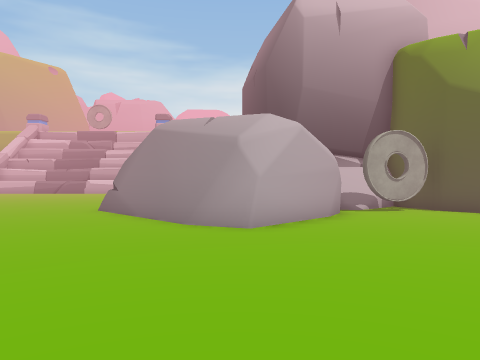
View 1 (above)

23 first-person views from a walk through a Unity game level. The camera is 1.3 m above the floor, looks level and sees 70° across. The floor is counted in squares, 1.48 m on a side. Each view is taken from the middle of a square. On the plan, view 1 faces up. The plan holds only what a view shows up to about 12 squares ahead; the rest is blank. The place goes on beyond the plan. The player character is not drawn.

View 2
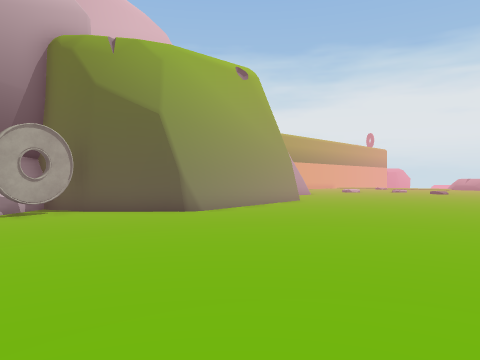

View 3
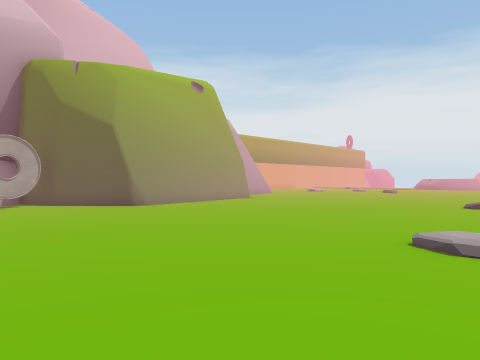

View 4
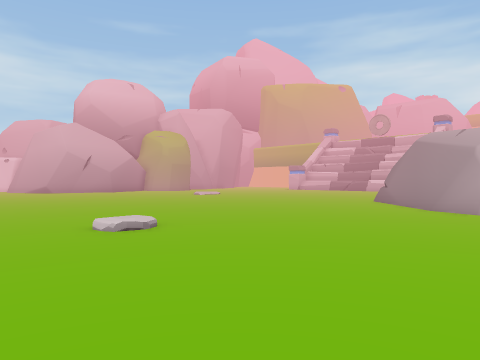

View 5
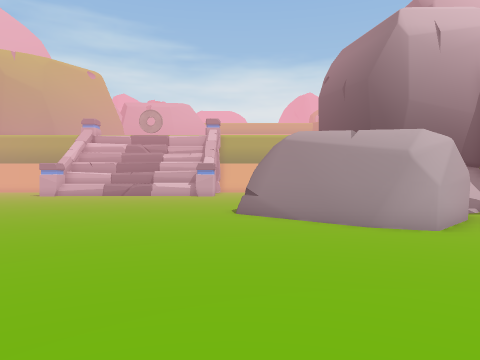

View 6
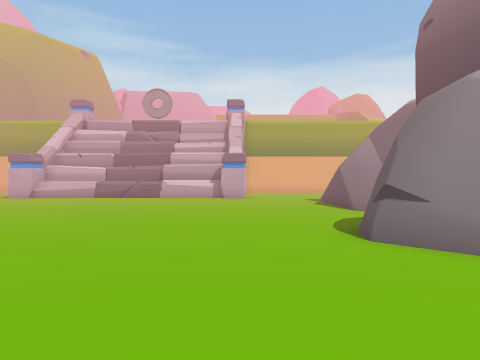

View 7
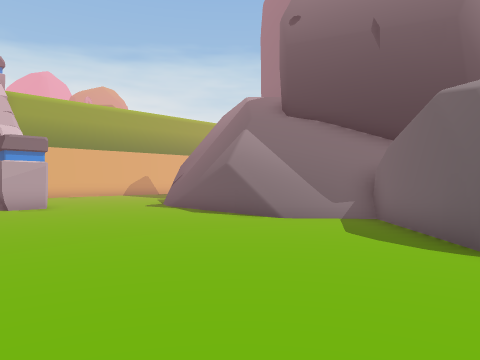

View 8
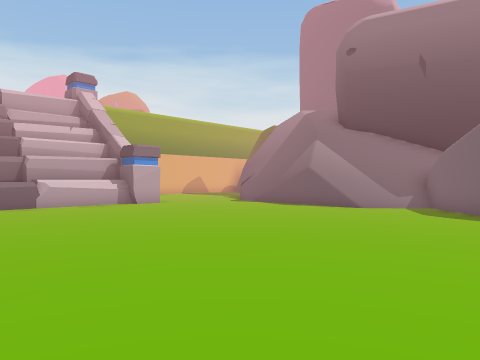

View 9
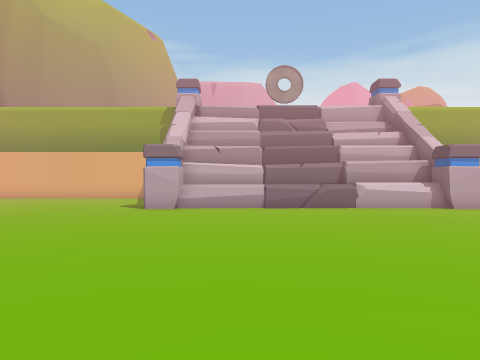

View 10
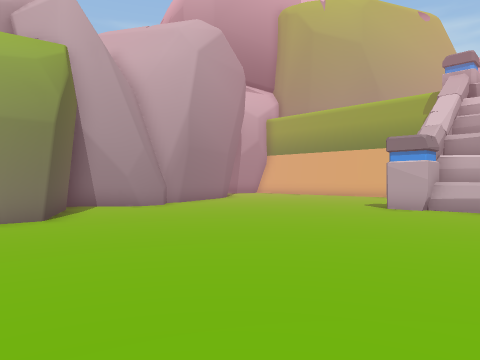

View 11
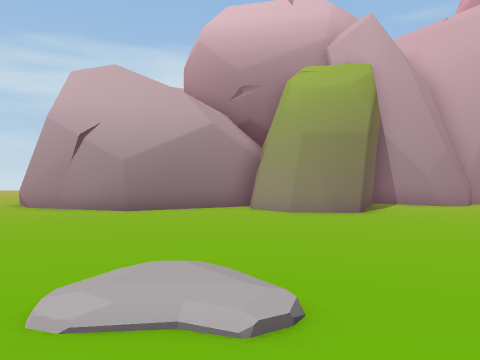

View 12
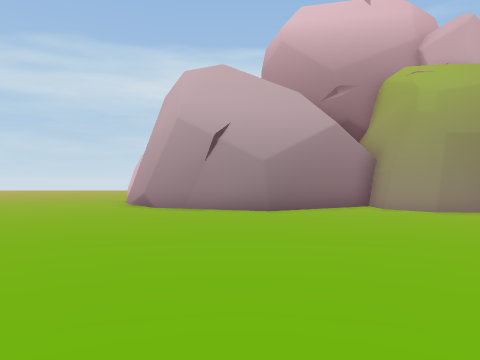

View 13
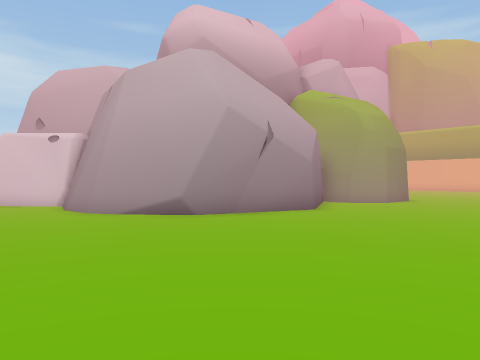

View 14
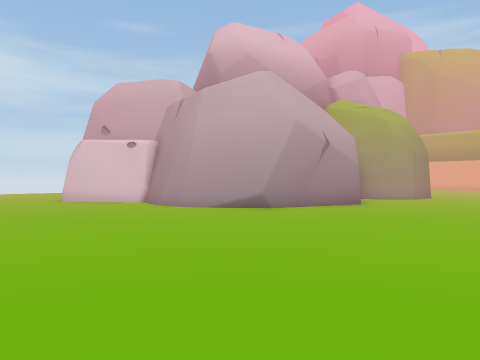

View 15
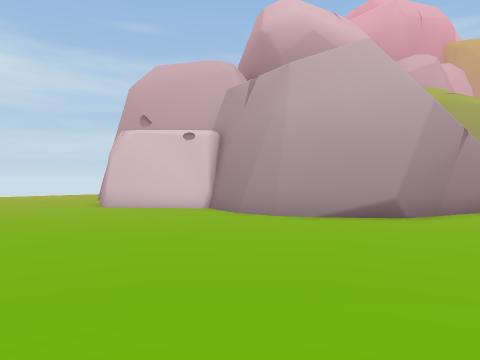

View 16
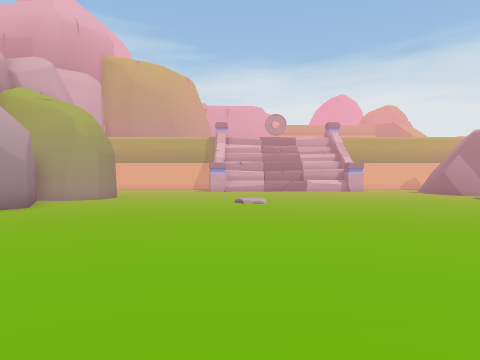

View 17
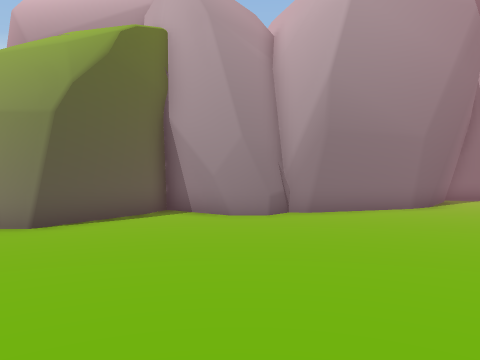

View 18
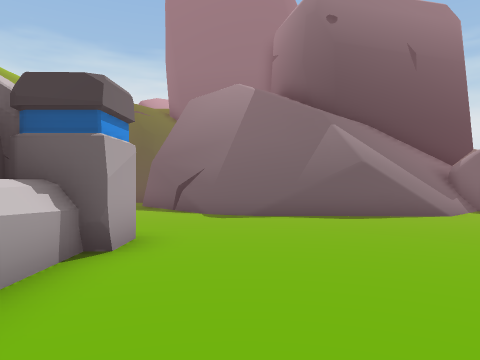

View 19
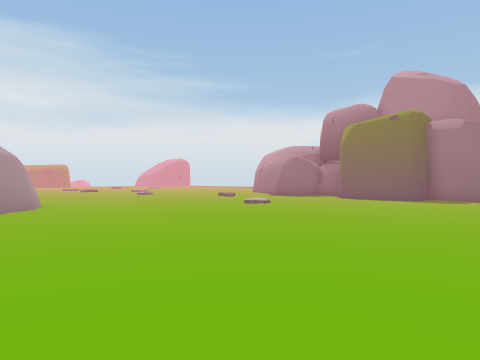

View 20
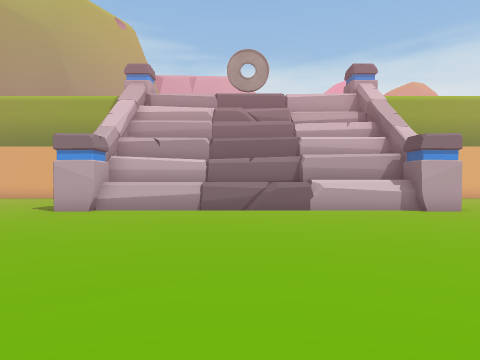

View 21
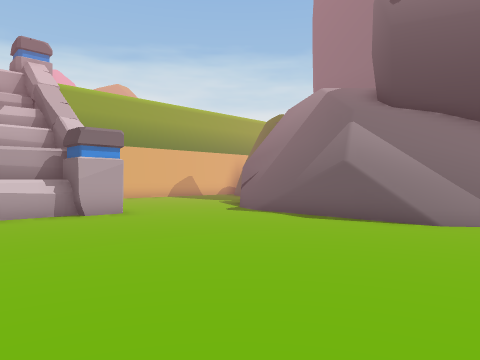

View 22
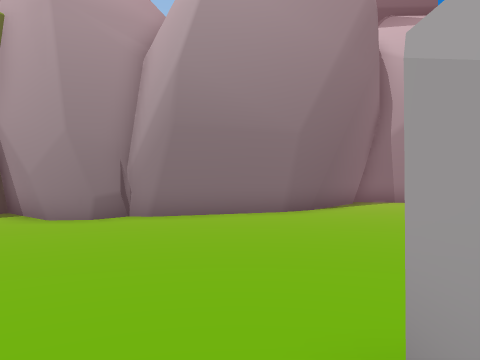

View 23
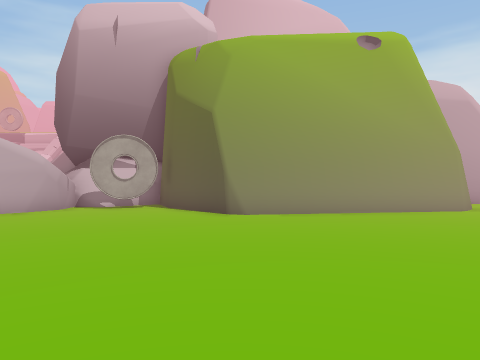

### Floor plan
Key: @ floor where view 1 was taken; # wall or solid block; . main floor; : floor 0.25 m higher than the main floor; / step, stairs or slope; ^ raised ledge; O other object.
Columns run from 29 left of view 1 to 12 right of it. Each row starts with its distance up from view 1.
 23    #........ #^######^# .....#
 22    ##.......##^^^^^^^^##....##
 21     #......................##
 20     #......................##
 19     ##.....................#
 18     ##.....................#/#
 17      #....................##/##
 16      #....................#//##
 15      #.....................///#
 14      ###...................///#
 13        ##..................####
 12        ##.................##
 11       ##.................##     ####
 10       #.......//.........##     #OO##
  9       #.......//..........##   ##...##  ##
  8       ##...................#####.....####.
  7        #....................###...........
  6        #..................................
  5       ##..................................
  4       #...................................
  3     ###...................................
  2 ######....................................
  1 #.........................................
  0 .............................@............
 -1 .........................:................
 -2 ....................................: ..
 -3 ..............   ...   ......... ..
 -4  ............ .             .. /
 -5       .. ... .

Where each view was taken, in squares from view 1:
view 1: 0 up, 0 right, facing up
view 2: 0 up, 2 right, facing up-right
view 3: 3 down, 2 right, facing up-right
view 4: 4 down, 2 right, facing up-left
view 5: 1 down, 4 left, facing up
view 6: 5 up, 6 left, facing up
view 7: 10 up, 9 left, facing up-right
view 8: 10 up, 13 left, facing up-right
view 9: 10 up, 14 left, facing up
view 10: 11 up, 13 left, facing up-left
view 11: 10 up, 12 left, facing left
view 12: 6 up, 12 left, facing left
view 13: 2 down, 16 left, facing up-left
view 14: 5 down, 16 left, facing up-left
view 15: 5 down, 20 left, facing up-left
view 16: 4 down, 15 left, facing up
view 17: 17 up, 15 left, facing left
view 18: 20 up, 11 left, facing right
view 19: 10 up, 14 left, facing down-right
view 20: 12 up, 12 left, facing up
view 21: 13 up, 10 left, facing up-right
view 22: 21 up, 16 left, facing left
view 23: 1 down, 8 right, facing up
